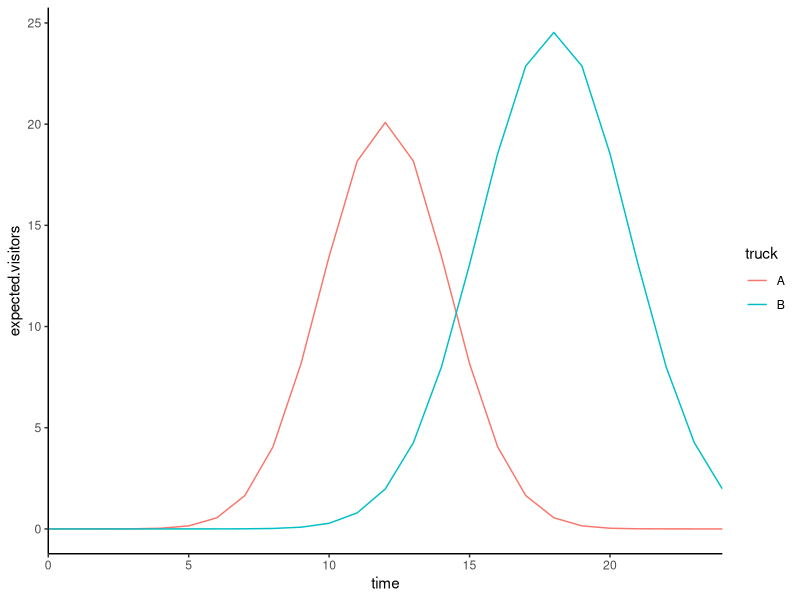
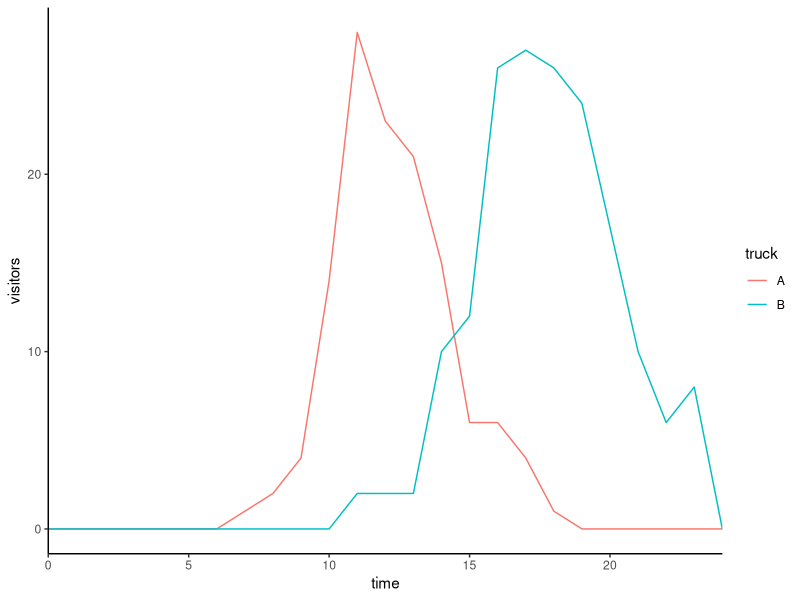

R code for these plots, in order:
## ---- chunk 1
timepoints <- 0:24
trucks <- c('A','B')

df <- expand.grid(time=timepoints,truck=trucks)

df$expected.visitors <- with(df,ifelse(truck=='A',exp(3-0.1*(time-12)^2),exp(3.2-0.07*(time-18)^2)))
## ---- chunk 2
library(ggplot2)
ggplot(df,aes(x=time,y=expected.visitors,col=truck)) + geom_line() + scale_x_continuous(expand=c(0,0)) +theme_classic()
## ---- chunk 3
df$visitors <- rpois(nrow(df),df$expected.visitors)
ggplot(df,aes(x=time,y=visitors,col=truck)) + geom_line() + scale_x_continuous(expand=c(0,0)) +theme_classic()

## ---- chunk 4
m1 <- glm(visitors~truck*time+truck*I(time^2),data=df,family=poisson)
summary(m1)
## ---- chunk 5
tmax.a <- -coef(m1)[3]/(2*coef(m1)[4])
tmax.b <- -(coef(m1)[3]+coef(m1)[5])/(2*(coef(m1)[4]+coef(m1)[6]))
Delta.time <- tmax.a-tmax.b
tmax.a
tmax.b
tmax.a-tmax.b
## ---- chunk 6
eta.max.a <- coef(m1) %*% c(1,0,tmax.a,tmax.a^2,0,0)
eta.max.b <- coef(m1) %*% c(1,1,tmax.b,tmax.b^2,tmax.b,tmax.b^2)
delta.eta.max <- eta.max.a - eta.max.b
## ---- chunk 7
exp(eta.max.a)
exp(eta.max.b)
exp(delta.eta.max)
## ---- chunk 8
library(mvtnorm)
samples <- rmvnorm(1e5,coef(m1),vcov(m1)) # we draw 1e6 different parameter combinations

# for each combination we calculate tmax values:
tmax.as <- -samples[,3]/(2*samples[,4])
tmax.bs <- -(samples[,3]+samples[,5])/(2*(samples[,4]+samples[,6]))
delta.tmaxs <- tmax.as - tmax.bs

# confints:
quantile(tmax.as,probs=c(0.025,0.975))
quantile(tmax.bs,probs=c(0.025,0.975))
quantile(delta.tmaxs,probs=c(0.025,0.975))

# we can do the same for eta max:
eta.max.as <- samples[,1] + samples[,3] * tmax.as + samples[,4] * tmax.as^2
eta.max.bs <- samples[,1] + samples[,2] + (samples[,3]+samples[,5]) * tmax.bs + (samples[,4]+samples[,6]) * tmax.bs^2
delta.maxs <- eta.max.as - eta.max.bs

# confints:
quantile(eta.max.as,probs=c(0.025,0.975))
quantile(eta.max.bs,probs=c(0.025,0.975))
quantile(delta.maxs,probs=c(0.025,0.975))

# on the response scale:
quantile(exp(eta.max.as),probs=c(0.025,0.975))
quantile(exp(eta.max.bs),probs=c(0.025,0.975))
quantile(exp(delta.maxs),probs=c(0.025,0.975))
## ---- chunk 9
vcv <- vcov(m1) # get vcv
derivs <- c(0,0,-1/(2*coef(m1)[4]), coef(m1)[3]/(2*coef(m1)[4]^2),0,0) # gradient

# uncertainty (variance):
var.tmax.a <- as.numeric(derivs%*% vcv %*% derivs)
se.tmax.a <- sqrt(var.tmax.a)

# 95% CI:
tmax.a.CI <- tmax.a + qnorm(c(0.025,0.975))*se.tmax.a
tmax.a.CI
# compare to the sampling 95% CI:
quantile(tmax.as,probs=c(0.025,0.975))
## ---- chunk 10
vcv <- vcov(m1) # get vcv
derivs <- c(0,0,-1/(2*(coef(m1)[4]+coef(m1)[6])), (coef(m1)[3]+coef(m1)[5])/(2*(coef(m1)[4]+coef(m1)[6])^2),-1/(2*(coef(m1)[4]+coef(m1)[6])),(coef(m1)[3]+coef(m1)[5])/(2*(coef(m1)[4]+coef(m1)[6])^2)) # gradient

# uncertainty (variance):
var.tmax.b <- as.numeric(derivs%*% vcv %*% derivs)
se.tmax.b <- sqrt(var.tmax.b)

# 95% CI:
tmax.b.CI <- tmax.b + qnorm(c(0.025,0.975))*se.tmax.b
tmax.b.CI
# compare to the sampling 95% CI:
quantile(tmax.bs,probs=c(0.025,0.975))
## ---- chunk 11
library(Deriv)
# we define a function that calculates delta t max:
delta.t.max.fun <- function(beta.0,beta.B,beta.time,beta.Bxtime,beta.time2,beta.Bxtime2){
  (beta.time + beta.Bxtime)/(2*(beta.time2+beta.Bxtime2)) - beta.time/(2*beta.time2)
}
# below, for each of the coefficients, a function for the derivative is dermined and that function is evaluated:
derivs <- sapply(c("beta.0","beta.B","beta.time","beta.time2","beta.Bxtime","beta.Bxtime2"), FUN = function(x){ 
  derfun <- Deriv(delta.t.max.fun,x)
  derfun(beta.0=coef(m1)[1],beta.B=coef(m1)[2],
         beta.time=coef(m1)[3],beta.time2=coef(m1)[4],
         beta.Bxtime=coef(m1)[5],beta.Bxtime2=coef(m1)[6])
  })
Deriv(delta.t.max.fun,"beta.time")
# In a similar fashion as before, we can no proceed and calculate the 95% CI:
# uncertainty (variance):
var.delta.tmax <- as.numeric(derivs%*% vcv %*% derivs)
se.delta.tmax <- sqrt(var.delta.tmax)

# 95% CI:
tmax.delta.CI <- (tmax.a-tmax.b) + qnorm(c(0.025,0.975))*se.delta.tmax
tmax.delta.CI
# compare to the sampling 95% CI:
quantile(delta.tmaxs,probs=c(0.025,0.975))
## ---- chunk 12
eta.max.a.fun <- function(beta.0,beta.B,beta.time,beta.Bxtime,beta.time2,beta.Bxtime2){
  tmax.a <- - beta.time/(2*beta.time2)
  beta.0 + beta.time*tmax.a + beta.time2*tmax.a^2
}

eta.max.b.fun <- function(beta.0,beta.B,beta.time,beta.Bxtime,beta.time2,beta.Bxtime2){
  tmax.b <- - (beta.time+beta.Bxtime)/(2*(beta.time2+beta.Bxtime2))
  beta.0 + beta.B + (beta.time+beta.Bxtime)*tmax.b + (beta.time2+beta.Bxtime2)*tmax.b^2
}

delta.eta.max.fun <- function(beta.0,beta.B,beta.time,beta.Bxtime,beta.time2,beta.Bxtime2){
  tmax.a <- - beta.time/(2*beta.time2)
  tmax.b <- - (beta.time+beta.Bxtime)/(2*(beta.time2+beta.Bxtime2))
  eta.max.a <- beta.0 + beta.time*tmax.a + beta.time2*tmax.a^2
  eta.max.b <- beta.0 + beta.B + (beta.time+beta.Bxtime)*tmax.b + (beta.time2+beta.Bxtime2)*tmax.b^2
  eta.max.a - eta.max.b
}

calc.CI <- function(mod,func){
  expval <- func(beta.0=coef(mod)[1],beta.B=coef(mod)[2],
         beta.time=coef(mod)[3],beta.time2=coef(mod)[4],
         beta.Bxtime=coef(mod)[5],beta.Bxtime2=coef(mod)[6])

  terms <- c("beta.0","beta.B","beta.time","beta.time2","beta.Bxtime","beta.Bxtime2")
  derivs <- rep(0,length(terms))
  for(i in 1:length(terms)){
  derfun <- Deriv(func,terms[i])
  derivs[i] <- derfun(beta.0=coef(mod)[1],beta.B=coef(mod)[2],
         beta.time=coef(mod)[3],beta.time2=coef(mod)[4],
         beta.Bxtime=coef(mod)[5],beta.Bxtime2=coef(mod)[6])
  }
  vcv <- vcov(mod)
  var.val <- as.numeric(derivs%*% vcv %*% derivs)
  se.val <- sqrt(var.val)

# 95% CI:
  expval + qnorm(c(0.025,0.975))*se.val
}

# CI for eta.max.a:
calc.CI(m1,eta.max.a.fun)
# compare to the sampling 95% CI:
quantile(eta.max.as,probs=c(0.025,0.975))

# CI for eta.max.b:
calc.CI(m1,eta.max.b.fun)
# compare to the sampling 95% CI:
quantile(eta.max.bs,probs=c(0.025,0.975))

## CI for the difference:
# CI for eta.max.b:
calc.CI(m1,delta.eta.max.fun)
# compare to the sampling 95% CI:
quantile(delta.maxs,probs=c(0.025,0.975))

